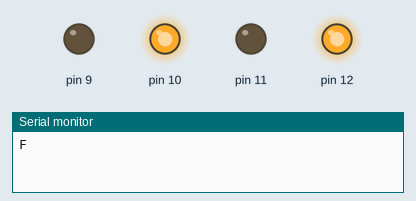
This sketch was run on a simulated Arduino Uno, built with avr-gcc and run on an emulated ATmega328P. Parts: output pins drawn as LEDs (lit = HIGH), the last lines printed to the serial monitor.

Above: at 1.5 s.
At 5.0 s:
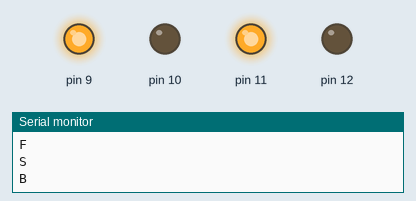
At 8.5 s:
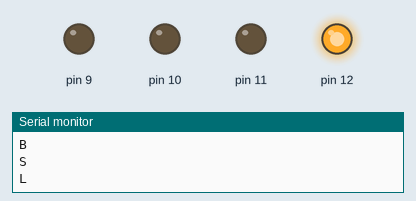
At 12.0 s:
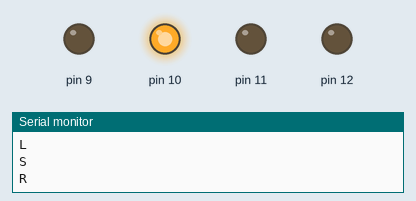
At 17.2 s:
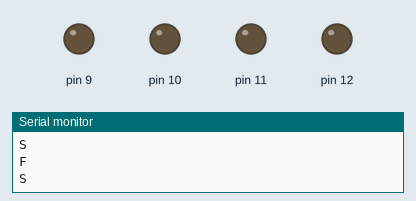
Timing chart, 0 to 18.2 s (numbered marks = the images above):
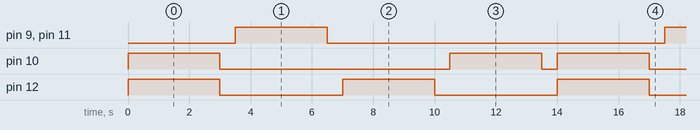

Measured:
- by itself, pin 9, pin 11: alternates HIGH for 3.0 s and LOW for 11.0 s
- by itself, pin 10: repeats every 14.0 s: LOW 7.5 s, HIGH 3.0 s, LOW 0.50 s, HIGH 3.0 s
- by itself, pin 12: alternates HIGH for 3.0 s and LOW for 4.0 s

The sketch:

master.ino
```cpp
//Master

void setup()
{
  pinMode(9, OUTPUT);
  pinMode(10, OUTPUT);
  pinMode(11, OUTPUT);
  pinMode(12, OUTPUT);

  digitalWrite(9, LOW);
  digitalWrite(10, LOW);
  digitalWrite(11, LOW);
  digitalWrite(12, LOW);

  Serial.begin(9600);
}


void loop()
{
   Serial.println("F");
   digitalWrite(12, HIGH);
   digitalWrite(10, HIGH);

   delay(3000);
   Serial.println("S");
   digitalWrite(12, LOW);
   digitalWrite(10, LOW);
   delay(500);

    Serial.println("B");
    digitalWrite(11, HIGH);
    digitalWrite(9, HIGH);
   delay(3000);

   Serial.println("S");
   digitalWrite(11, LOW);
   digitalWrite(9, LOW);
   delay(500);

   Serial.println("L");
    digitalWrite(12, HIGH);
   delay(3000);

   Serial.println("S");
   digitalWrite(12, LOW);
   delay(500);

   Serial.println("R");
    digitalWrite(10, HIGH);
   delay(3000);

    Serial.println("S");
   digitalWrite(10, LOW);
   delay(500);


}
```
